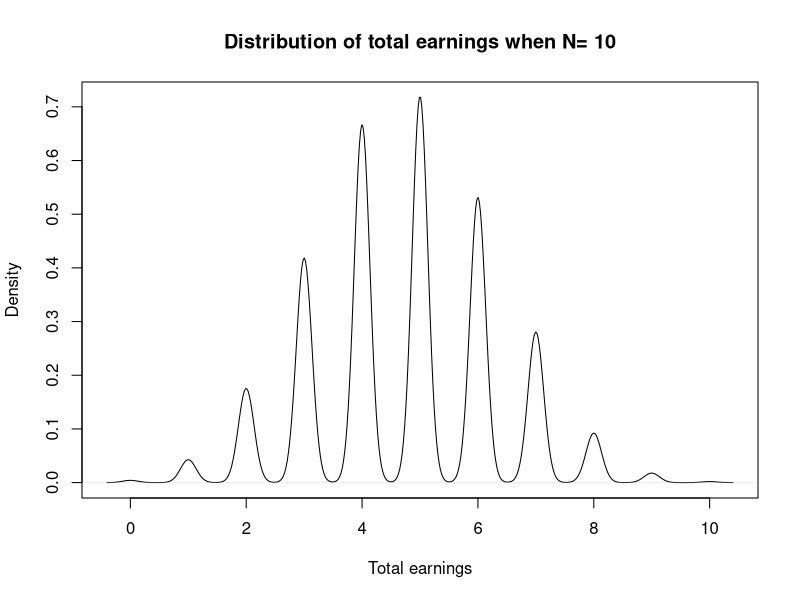
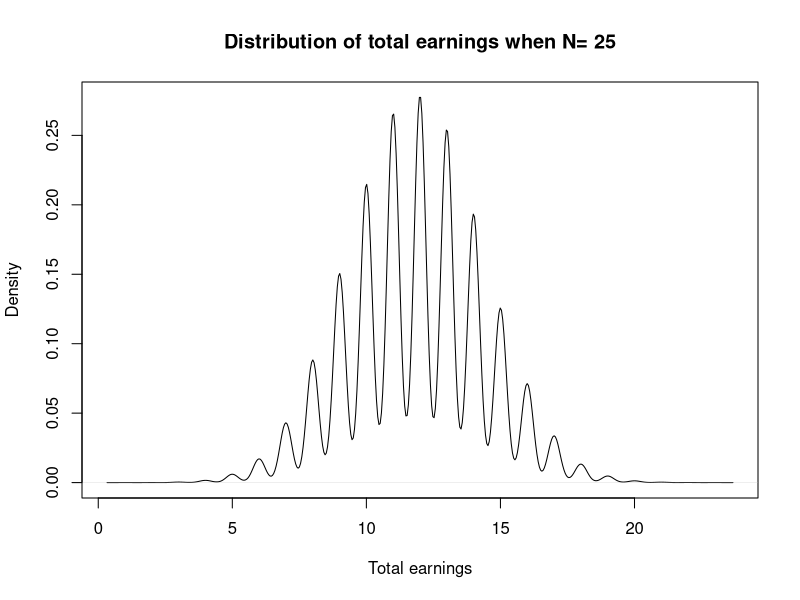
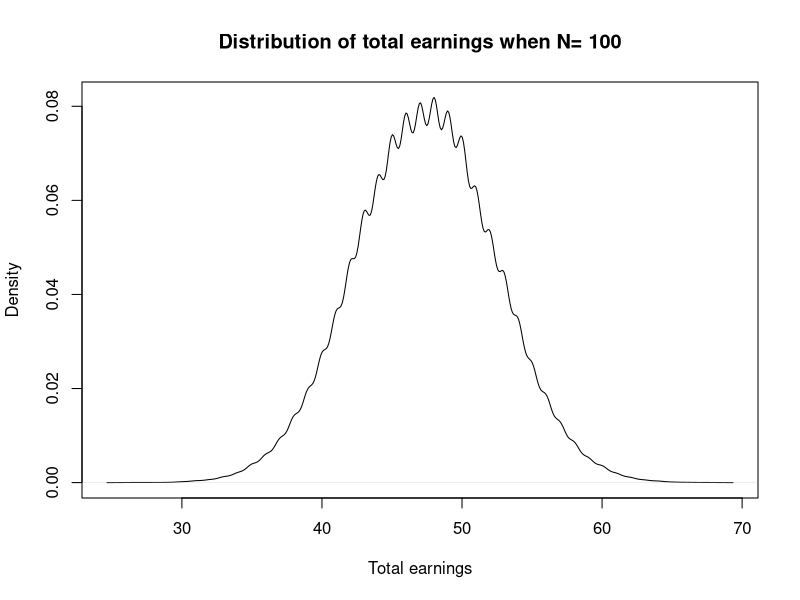
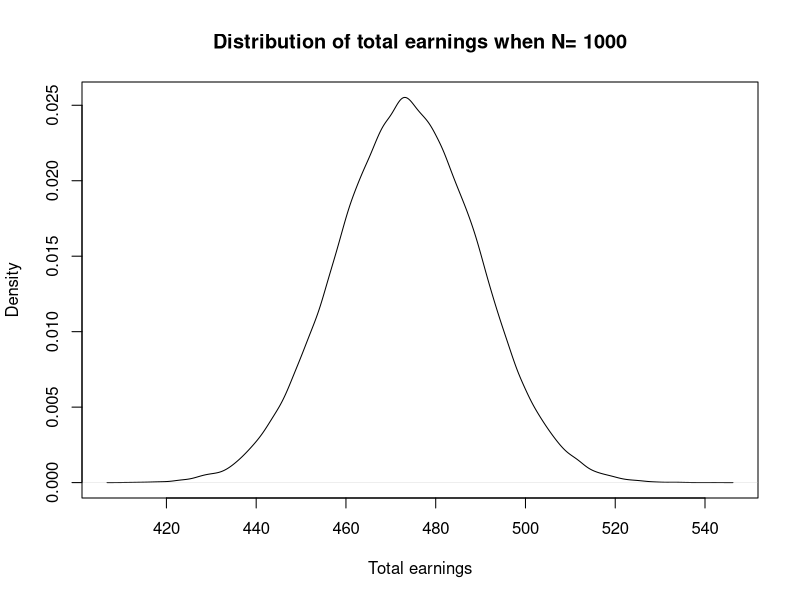
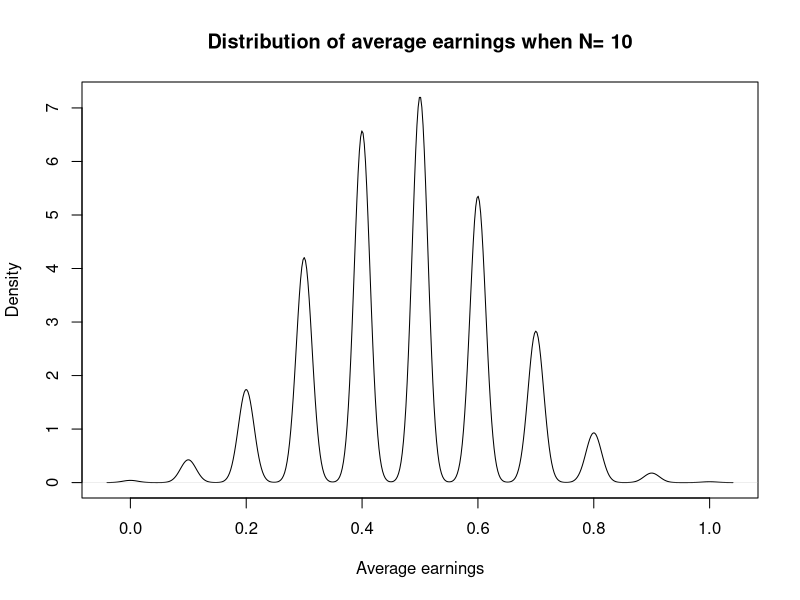
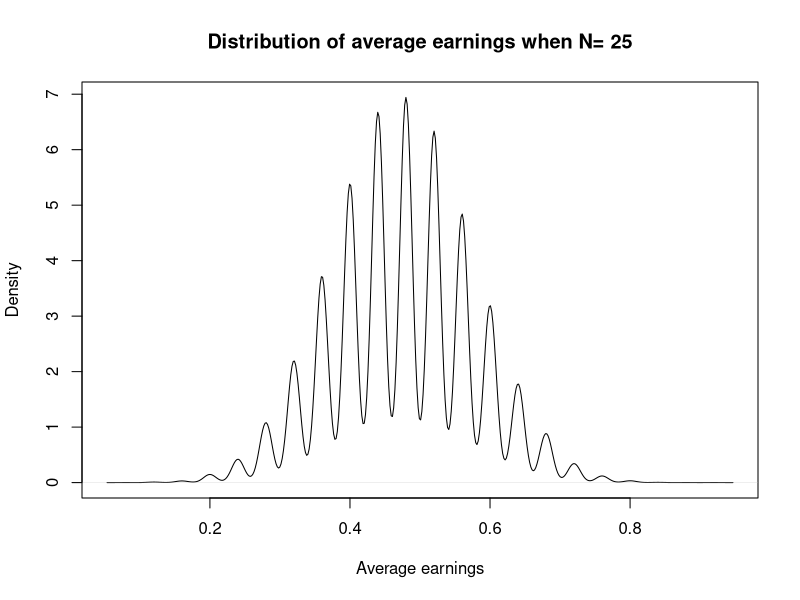
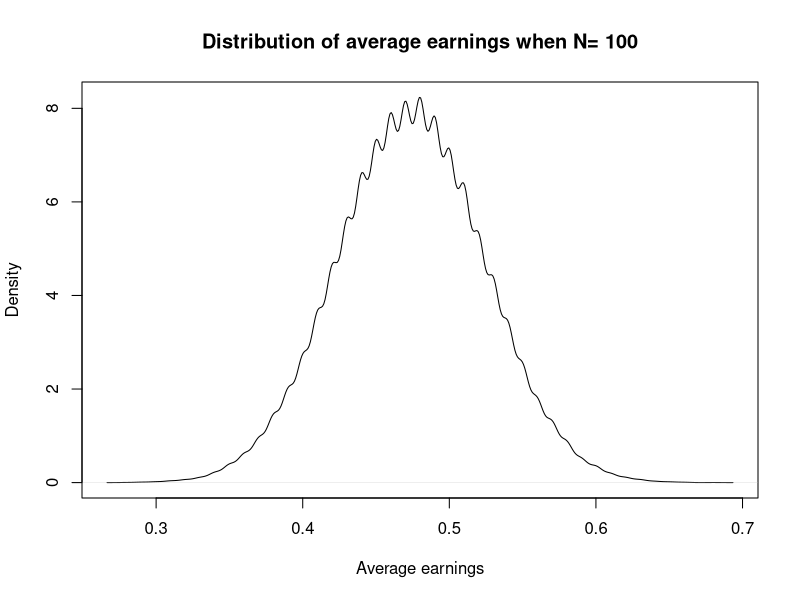
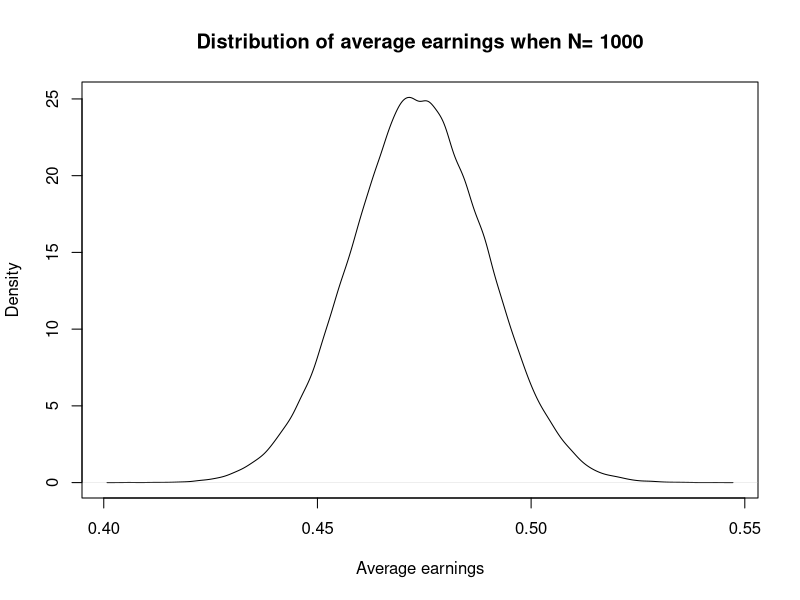

These figures' R source, in order:
## ---- chunk 1
roullete <- rep( c("red", "black", "green"), times = c(18,18,2))
get_outcome <- function(N) {
        bet <- sample(roullete, N, replace=T)
        sum(bet=="black")
}
## ---- chunk 2
N <- c(10,25,100,1000) 

# Distribution of total earnings
simulation1 <- function(N, B = 10^5){
        earnings <- replicate(B, get_outcome(N))
        plot(density(earnings), xlab="Total earnings", 
             main=paste("Distribution of total earnings when N=",N))       
        c(N, mean(earnings), sd(earnings))
}

summary1 <- as.data.frame(sapply(N, simulation1))
rownames(summary1) <- c("N","Mean","Standard error")
summary1[1,] <- format(summary1[1,],digits=2)
summary1

# Distribution of total earnings
simulation2 <- function(N, B = 10^5){
        earnings.average <- replicate(B, get_outcome(N))/N
        plot(density(earnings.average), xlab="Average earnings", 
             main=paste("Distribution of average earnings when N=",N))       
        c(N, mean(earnings.average), sd(earnings.average))
}

summary2 <- as.data.frame(sapply(N, simulation2))
rownames(summary2) <- c("N","Mean","Standard error")
summary2[1,] <- format(summary2[1,],digits=2)
summary2
## ---- chunk 3
# use CLT
mean25 <- 9/19*25
sd25 <- sqrt((9/19)*(1-9/19)*25)
1-pnorm(25, mean = mean25, sd = sd25)

# use Monte Carlo simulation

## ---- chunk 4
##Your code here
## ---- chunk 5
##your code here
## ---- chunk 6
##your code here
## ---- chunk 7
###your code here
## ---- chunk 8
##your code here
## ---- chunk 9
###your code here
## ---- chunk 10
##your code here
## ---- chunk 11
##your code here
## ---- chunk 12
##your code here
## ---- chunk 13
###your code here
## ---- chunk 14
loan <- 180000
loss_per_foreclosure <- 120000
p2 <- 0.05
interest_rate2 <- 0.05
B <- 10^5
outcomes1 <- replicate(B,{
  sample( c(-loss_per_foreclosure, interest_rate2*loan ), 2, replace=TRUE, prob=c(p2, 1-p2))
})
## ---- chunk 15
sum( outcomes1[1,] < 0 & outcomes1[2,]<0)/sum(outcomes1[1,]<0)
## ---- chunk 16
B <- 10^5
outcomes2 <- replicate(B,{
  add <- sample( c(-0.04,0.04), 1)
  sample( c(-loss_per_foreclosure, interest_rate2*loan ), 2, replace=TRUE, prob=c(p2+add, 1-(p2+add)))
})
## ---- chunk 17
sum( outcomes2[1,] < 0 & outcomes2[2,]<0)/sum(outcomes2[1,]<0)
## ---- chunk 18
###your code here
